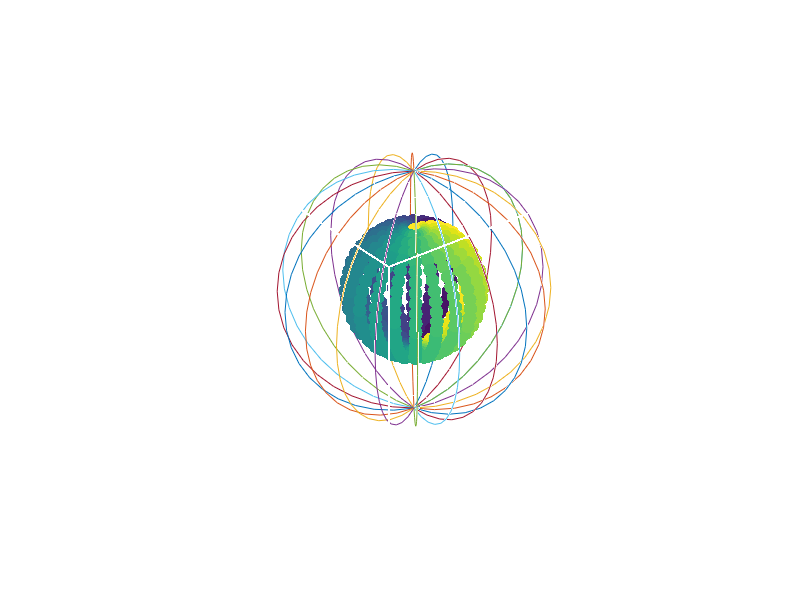

Source code (MATLAB):
% This is the exercise for '1. Sphere in a Cube'

%% CONSTANTS
CENTER = [0 0 0];
CUBE_LEN = 10;
SPHERE_RADIUS = 5;

%% Drawing the cube
% Corners
corners = zeros(8, 3);
index = 1;
for ix = 0:1
    for iy = 0:1
        for iz = 0:1
            corners(index, 1) = 1/2 * CUBE_LEN * (-1) ^ ix + CENTER(1);
            corners(index, 2) = 1/2 * CUBE_LEN * (-1) ^ iy + CENTER(2);
            corners(index, 3) = 1/2 * CUBE_LEN * (-1) ^ iz + CENTER(3);
            index = index + 1;
        end
    end
end

% Vertices
figure(1), clf
for i=1:size(corners,1)-1
    for j=i+1:size(corners,1)
        point_1 = corners(i, :);
        point_2 = corners(j, :);
        if (abs(point_1(1) - point_2(1)) + abs(point_1(2) - point_2(2)) + abs(point_1(3) - point_2(3))) == CUBE_LEN
            plot3([point_1(1) point_2(1)], [point_1(2) point_2(2)], [point_1(3) point_2(3)], "Color", 'w'), hold on
        end
    end
end

%% Drawing the sphere
[sx, sy, sz] = sphere;
sx = sx.*SPHERE_RADIUS + CENTER(1);
sy = sy.*SPHERE_RADIUS + CENTER(2);
sz = sz.*SPHERE_RADIUS + CENTER(3);

plot3(sx, sy, sz);

%% Drwaing the colorful sphere
[sx, sy, sz] = sphere;
sx = sx.*SPHERE_RADIUS/2 + CENTER(1);
sy = sy.*SPHERE_RADIUS/2 + CENTER(2);
sz = sz.*SPHERE_RADIUS/2 + CENTER(3);

scatter3(sx(:), sy(:), sz(:), 100, linspace(0,255,size(sx(:),1)), 'filled')

%% Plot configuration
axis padded
axis square
axis off